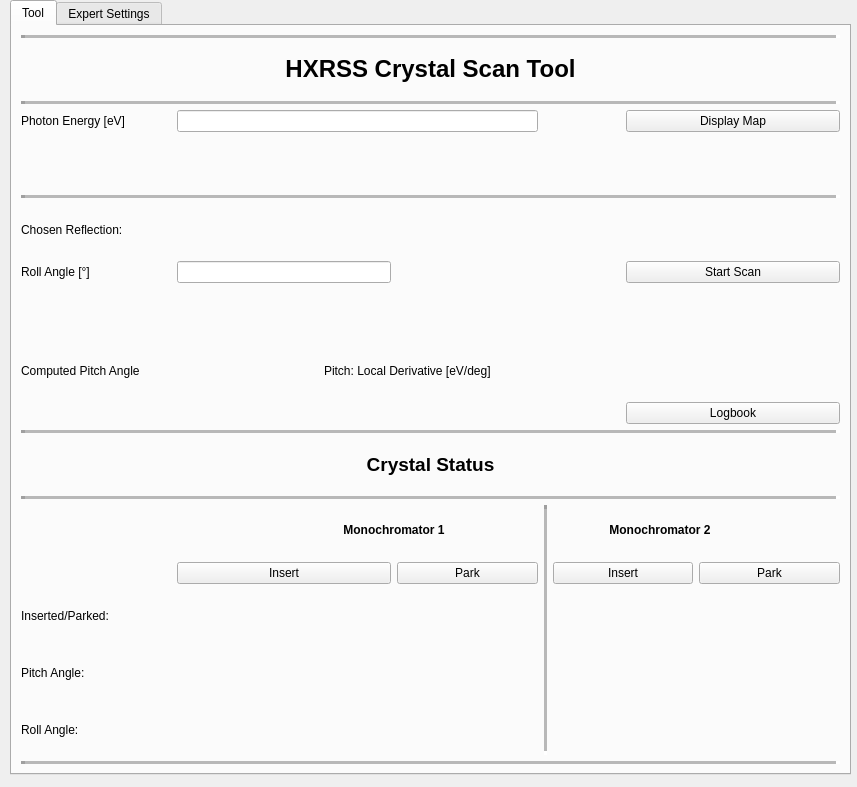
<?xml version="1.0" encoding="UTF-8"?>
<ui version="4.0">
 <class>MainWindow</class>
 <widget class="QMainWindow" name="MainWindow">
  <property name="geometry">
   <rect>
    <x>0</x>
    <y>0</y>
    <width>857</width>
    <height>787</height>
   </rect>
  </property>
  <property name="contextMenuPolicy">
   <enum>Qt::DefaultContextMenu</enum>
  </property>
  <property name="windowTitle">
   <string>HXRSS GUI v0.9</string>
  </property>
  <property name="dockOptions">
   <set>QMainWindow::AllowTabbedDocks|QMainWindow::AnimatedDocks</set>
  </property>
  <property name="unifiedTitleAndToolBarOnMac">
   <bool>false</bool>
  </property>
  <widget class="QWidget" name="centralwidget">
   <widget class="QTabWidget" name="tabWidget">
    <property name="geometry">
     <rect>
      <x>10</x>
      <y>0</y>
      <width>841</width>
      <height>775</height>
     </rect>
    </property>
    <property name="currentIndex">
     <number>0</number>
    </property>
    <widget class="QWidget" name="tab">
     <attribute name="title">
      <string>Tool</string>
     </attribute>
     <layout class="QGridLayout" name="gridLayout">
      <item row="12" column="8" colspan="2">
       <widget class="QLabel" name="computed_pitch_angle_slope_display">
        <property name="text">
         <string/>
        </property>
       </widget>
      </item>
      <item row="7" column="1" colspan="3">
       <widget class="QLineEdit" name="roll_angle_edit"/>
      </item>
      <item row="12" column="0">
       <widget class="QLabel" name="label_23">
        <property name="minimumSize">
         <size>
          <width>150</width>
          <height>0</height>
         </size>
        </property>
        <property name="text">
         <string>Computed Pitch Angle</string>
        </property>
       </widget>
      </item>
      <item row="12" column="1" colspan="2">
       <widget class="QLabel" name="computed_pitch_angle_display">
        <property name="text">
         <string/>
        </property>
       </widget>
      </item>
      <item row="8" column="0" colspan="11">
       <widget class="QLabel" name="calclabel">
        <property name="text">
         <string/>
        </property>
       </widget>
      </item>
      <item row="12" column="3" colspan="3">
       <widget class="QLabel" name="label_25">
        <property name="text">
         <string>Pitch: Local Derivative [eV/deg]</string>
        </property>
       </widget>
      </item>
      <item row="4" column="0" colspan="11">
       <widget class="QLabel" name="loglabel">
        <property name="text">
         <string/>
        </property>
       </widget>
      </item>
      <item row="3" column="1" colspan="5">
       <widget class="QLineEdit" name="photon_energy_edit"/>
      </item>
      <item row="3" column="0">
       <widget class="QLabel" name="label">
        <property name="text">
         <string>Photon Energy [eV]</string>
        </property>
       </widget>
      </item>
      <item row="16" column="0" colspan="11">
       <widget class="QLabel" name="label_27">
        <property name="text">
         <string>&lt;html&gt;&lt;head/&gt;&lt;body&gt;&lt;p align=&quot;center&quot;&gt;&lt;span style=&quot; font-size:14pt; font-weight:600;&quot;&gt;Crystal Status&lt;/span&gt;&lt;/p&gt;&lt;/body&gt;&lt;/html&gt;</string>
        </property>
       </widget>
      </item>
      <item row="15" column="0" colspan="11">
       <widget class="Line" name="line_5">
        <property name="lineWidth">
         <number>4</number>
        </property>
        <property name="midLineWidth">
         <number>4</number>
        </property>
        <property name="orientation">
         <enum>Qt::Horizontal</enum>
        </property>
       </widget>
      </item>
      <item row="22" column="1" colspan="5">
       <widget class="QLabel" name="mono1_pitch_rb_display">
        <property name="text">
         <string>&lt;html&gt;&lt;head/&gt;&lt;body&gt;&lt;p align=&quot;center&quot;/&gt;&lt;/body&gt;&lt;/html&gt;</string>
        </property>
       </widget>
      </item>
      <item row="21" column="1" colspan="5">
       <widget class="QLabel" name="mono1_crystal_inserted_display">
        <property name="text">
         <string>&lt;html&gt;&lt;head/&gt;&lt;body&gt;&lt;p align=&quot;center&quot;/&gt;&lt;/body&gt;&lt;/html&gt;</string>
        </property>
       </widget>
      </item>
      <item row="22" column="0">
       <widget class="QLabel" name="label_40">
        <property name="minimumSize">
         <size>
          <width>150</width>
          <height>0</height>
         </size>
        </property>
        <property name="text">
         <string>Pitch Angle:</string>
        </property>
       </widget>
      </item>
      <item row="7" column="0">
       <widget class="QLabel" name="label_26">
        <property name="text">
         <string>Roll Angle [°]</string>
        </property>
       </widget>
      </item>
      <item row="21" column="7" colspan="3">
       <widget class="QLabel" name="mono2_crystal_inserted_display">
        <property name="text">
         <string>&lt;html&gt;&lt;head/&gt;&lt;body&gt;&lt;p align=&quot;center&quot;/&gt;&lt;/body&gt;&lt;/html&gt;</string>
        </property>
       </widget>
      </item>
      <item row="23" column="1" colspan="5">
       <widget class="QLabel" name="mono1_roll_rb_display">
        <property name="text">
         <string>&lt;!DOCTYPE HTML PUBLIC &quot;-//W3C//DTD HTML 4.0//EN&quot; &quot;http://www.w3.org/TR/REC-html40/strict.dtd&quot;&gt;
&lt;html&gt;&lt;head&gt;&lt;meta name=&quot;qrichtext&quot; content=&quot;1&quot; /&gt;&lt;style type=&quot;text/css&quot;&gt;
p, li { white-space: pre-wrap; }
&lt;/style&gt;&lt;/head&gt;&lt;body style=&quot; font-family:'.AppleSystemUIFont'; font-size:13pt; font-weight:400; font-style:normal;&quot;&gt;
&lt;p align=&quot;center&quot; style=&quot; margin-top:12px; margin-bottom:12px; margin-left:0px; margin-right:0px; -qt-block-indent:0; text-indent:0px;&quot;&gt; &lt;/p&gt;&lt;/body&gt;&lt;/html&gt;</string>
        </property>
       </widget>
      </item>
      <item row="23" column="0">
       <widget class="QLabel" name="label_41">
        <property name="minimumSize">
         <size>
          <width>150</width>
          <height>0</height>
         </size>
        </property>
        <property name="text">
         <string>Roll Angle:</string>
        </property>
       </widget>
      </item>
      <item row="19" column="2" colspan="4">
       <widget class="QLabel" name="label_37">
        <property name="minimumSize">
         <size>
          <width>200</width>
          <height>0</height>
         </size>
        </property>
        <property name="text">
         <string>&lt;html&gt;&lt;head/&gt;&lt;body&gt;&lt;p align=&quot;center&quot;&gt;&lt;span style=&quot; font-weight:600;&quot;&gt;Monochromator 1&lt;/span&gt;&lt;/p&gt;&lt;/body&gt;&lt;/html&gt;</string>
        </property>
       </widget>
      </item>
      <item row="22" column="7" colspan="3">
       <widget class="QLabel" name="mono2_pitch_rb_display">
        <property name="text">
         <string>&lt;html&gt;&lt;head/&gt;&lt;body&gt;&lt;p align=&quot;center&quot;/&gt;&lt;/body&gt;&lt;/html&gt;</string>
        </property>
       </widget>
      </item>
      <item row="23" column="7" colspan="3">
       <widget class="QLabel" name="mono2_roll_rb_display">
        <property name="text">
         <string>&lt;html&gt;&lt;head/&gt;&lt;body&gt;&lt;p align=&quot;center&quot;/&gt;&lt;/body&gt;&lt;/html&gt;</string>
        </property>
       </widget>
      </item>
      <item row="20" column="1" colspan="3">
       <widget class="QPushButton" name="mono1_crystal_insert_button">
        <property name="text">
         <string>Insert</string>
        </property>
       </widget>
      </item>
      <item row="21" column="0">
       <widget class="QLabel" name="label_39">
        <property name="minimumSize">
         <size>
          <width>150</width>
          <height>0</height>
         </size>
        </property>
        <property name="text">
         <string>Inserted/Parked:</string>
        </property>
       </widget>
      </item>
      <item row="20" column="4" colspan="2">
       <widget class="QPushButton" name="mono1_crystal_park_button">
        <property name="minimumSize">
         <size>
          <width>0</width>
          <height>0</height>
         </size>
        </property>
        <property name="text">
         <string>Park</string>
        </property>
       </widget>
      </item>
      <item row="19" column="7" colspan="3">
       <widget class="QLabel" name="label_38">
        <property name="minimumSize">
         <size>
          <width>200</width>
          <height>0</height>
         </size>
        </property>
        <property name="text">
         <string>&lt;html&gt;&lt;head/&gt;&lt;body&gt;&lt;p align=&quot;center&quot;&gt;&lt;span style=&quot; font-weight:600;&quot;&gt;Monochromator 2&lt;/span&gt;&lt;/p&gt;&lt;/body&gt;&lt;/html&gt;</string>
        </property>
       </widget>
      </item>
      <item row="20" column="7" colspan="2">
       <widget class="QPushButton" name="mono2_crystal_insert_button">
        <property name="text">
         <string>Insert</string>
        </property>
       </widget>
      </item>
      <item row="6" column="0">
       <widget class="QLabel" name="label_2">
        <property name="text">
         <string>Chosen Reflection:</string>
        </property>
       </widget>
      </item>
      <item row="5" column="0" colspan="11">
       <widget class="Line" name="line_2">
        <property name="frameShadow">
         <enum>QFrame::Sunken</enum>
        </property>
        <property name="lineWidth">
         <number>4</number>
        </property>
        <property name="midLineWidth">
         <number>4</number>
        </property>
        <property name="orientation">
         <enum>Qt::Horizontal</enum>
        </property>
       </widget>
      </item>
      <item row="0" column="0" colspan="11">
       <widget class="Line" name="line_4">
        <property name="lineWidth">
         <number>4</number>
        </property>
        <property name="midLineWidth">
         <number>4</number>
        </property>
        <property name="orientation">
         <enum>Qt::Horizontal</enum>
        </property>
       </widget>
      </item>
      <item row="7" column="8" colspan="3">
       <widget class="QPushButton" name="apply_button">
        <property name="text">
         <string>Start Scan</string>
        </property>
       </widget>
      </item>
      <item row="24" column="0" colspan="11">
       <widget class="Line" name="line_8">
        <property name="lineWidth">
         <number>4</number>
        </property>
        <property name="midLineWidth">
         <number>4</number>
        </property>
        <property name="orientation">
         <enum>Qt::Horizontal</enum>
        </property>
       </widget>
      </item>
      <item row="6" column="1" colspan="3">
       <widget class="QLabel" name="reflection_display">
        <property name="minimumSize">
         <size>
          <width>100</width>
          <height>0</height>
         </size>
        </property>
        <property name="text">
         <string/>
        </property>
       </widget>
      </item>
      <item row="3" column="8" colspan="3">
       <widget class="QPushButton" name="display_map_button">
        <property name="text">
         <string>Display Map</string>
        </property>
       </widget>
      </item>
      <item row="2" column="0" colspan="11">
       <widget class="Line" name="line_3">
        <property name="lineWidth">
         <number>4</number>
        </property>
        <property name="midLineWidth">
         <number>4</number>
        </property>
        <property name="orientation">
         <enum>Qt::Horizontal</enum>
        </property>
       </widget>
      </item>
      <item row="1" column="0" colspan="11">
       <widget class="QLabel" name="label_24">
        <property name="text">
         <string>&lt;html&gt;&lt;head/&gt;&lt;body&gt;&lt;p align=&quot;center&quot;&gt;&lt;span style=&quot; font-size:18pt; font-weight:600;&quot;&gt;HXRSS Crystal Scan Tool&lt;/span&gt;&lt;/p&gt;&lt;/body&gt;&lt;/html&gt;</string>
        </property>
       </widget>
      </item>
      <item row="17" column="0" colspan="11">
       <widget class="Line" name="line_6">
        <property name="lineWidth">
         <number>4</number>
        </property>
        <property name="midLineWidth">
         <number>4</number>
        </property>
        <property name="orientation">
         <enum>Qt::Horizontal</enum>
        </property>
       </widget>
      </item>
      <item row="20" column="9" colspan="2">
       <widget class="QPushButton" name="mono2_crystal_park_button">
        <property name="text">
         <string>Park</string>
        </property>
       </widget>
      </item>
      <item row="19" column="6" rowspan="5">
       <widget class="Line" name="line_7">
        <property name="lineWidth">
         <number>4</number>
        </property>
        <property name="midLineWidth">
         <number>4</number>
        </property>
        <property name="orientation">
         <enum>Qt::Vertical</enum>
        </property>
       </widget>
      </item>
      <item row="13" column="8" colspan="3">
       <widget class="QPushButton" name="logbook">
        <property name="text">
         <string>Logbook</string>
        </property>
       </widget>
      </item>
     </layout>
    </widget>
    <widget class="QWidget" name="tab_2">
     <attribute name="title">
      <string>Expert Settings</string>
     </attribute>
     <widget class="QPushButton" name="params_report_button">
      <property name="geometry">
       <rect>
        <x>70</x>
        <y>110</y>
        <width>171</width>
        <height>21</height>
       </rect>
      </property>
      <property name="text">
       <string>Report Params</string>
      </property>
     </widget>
     <widget class="QPushButton" name="params_default_button">
      <property name="geometry">
       <rect>
        <x>70</x>
        <y>140</y>
        <width>171</width>
        <height>21</height>
       </rect>
      </property>
      <property name="text">
       <string>Default Params</string>
      </property>
     </widget>
     <widget class="QPushButton" name="params_fromDOOCS_button">
      <property name="geometry">
       <rect>
        <x>70</x>
        <y>170</y>
        <width>171</width>
        <height>21</height>
       </rect>
      </property>
      <property name="text">
       <string>Load Params from DOOCS</string>
      </property>
     </widget>
     <widget class="QGroupBox" name="groupBox">
      <property name="geometry">
       <rect>
        <x>60</x>
        <y>550</y>
        <width>701</width>
        <height>141</height>
       </rect>
      </property>
      <property name="title">
       <string>Monochromator crystal essentials</string>
      </property>
      <widget class="QLabel" name="label_3">
       <property name="geometry">
        <rect>
         <x>310</x>
         <y>30</y>
         <width>151</width>
         <height>20</height>
        </rect>
       </property>
       <property name="text">
        <string>mono2</string>
       </property>
       <property name="alignment">
        <set>Qt::AlignCenter</set>
       </property>
      </widget>
      <widget class="QLabel" name="label_4">
       <property name="geometry">
        <rect>
         <x>130</x>
         <y>30</y>
         <width>141</width>
         <height>16</height>
        </rect>
       </property>
       <property name="text">
        <string>mono1</string>
       </property>
       <property name="alignment">
        <set>Qt::AlignCenter</set>
       </property>
      </widget>
      <widget class="QLabel" name="mono2_pitch_sp_display">
       <property name="geometry">
        <rect>
         <x>300</x>
         <y>70</y>
         <width>81</width>
         <height>20</height>
        </rect>
       </property>
       <property name="text">
        <string>TextLabel</string>
       </property>
      </widget>
      <widget class="QLabel" name="mono2_roll_sp_display">
       <property name="geometry">
        <rect>
         <x>300</x>
         <y>90</y>
         <width>81</width>
         <height>20</height>
        </rect>
       </property>
       <property name="text">
        <string>TextLabel</string>
       </property>
      </widget>
      <widget class="QLabel" name="label_5">
       <property name="geometry">
        <rect>
         <x>20</x>
         <y>70</y>
         <width>91</width>
         <height>20</height>
        </rect>
       </property>
       <property name="text">
        <string>pitch angle</string>
       </property>
      </widget>
      <widget class="QLabel" name="label_6">
       <property name="geometry">
        <rect>
         <x>20</x>
         <y>90</y>
         <width>91</width>
         <height>21</height>
        </rect>
       </property>
       <property name="text">
        <string>roll angle</string>
       </property>
      </widget>
      <widget class="QLabel" name="mono1_pitch_sp_display">
       <property name="geometry">
        <rect>
         <x>120</x>
         <y>70</y>
         <width>81</width>
         <height>20</height>
        </rect>
       </property>
       <property name="text">
        <string>TextLabel</string>
       </property>
      </widget>
      <widget class="QLabel" name="mono1_roll_sp_display">
       <property name="geometry">
        <rect>
         <x>120</x>
         <y>90</y>
         <width>81</width>
         <height>20</height>
        </rect>
       </property>
       <property name="text">
        <string>TextLabel</string>
       </property>
      </widget>
      <widget class="QLabel" name="label_7">
       <property name="geometry">
        <rect>
         <x>120</x>
         <y>50</y>
         <width>71</width>
         <height>16</height>
        </rect>
       </property>
       <property name="text">
        <string>setpoint</string>
       </property>
       <property name="alignment">
        <set>Qt::AlignCenter</set>
       </property>
      </widget>
      <widget class="QLabel" name="label_8">
       <property name="geometry">
        <rect>
         <x>300</x>
         <y>50</y>
         <width>71</width>
         <height>16</height>
        </rect>
       </property>
       <property name="text">
        <string>setpoint</string>
       </property>
       <property name="alignment">
        <set>Qt::AlignCenter</set>
       </property>
      </widget>
      <widget class="QLabel" name="label_13">
       <property name="geometry">
        <rect>
         <x>210</x>
         <y>50</y>
         <width>71</width>
         <height>16</height>
        </rect>
       </property>
       <property name="text">
        <string>readback</string>
       </property>
       <property name="alignment">
        <set>Qt::AlignCenter</set>
       </property>
      </widget>
      <widget class="QLabel" name="label_14">
       <property name="geometry">
        <rect>
         <x>400</x>
         <y>50</y>
         <width>71</width>
         <height>16</height>
        </rect>
       </property>
       <property name="text">
        <string>readback</string>
       </property>
       <property name="alignment">
        <set>Qt::AlignCenter</set>
       </property>
      </widget>
     </widget>
     <widget class="QGroupBox" name="groupBox_2">
      <property name="geometry">
       <rect>
        <x>60</x>
        <y>260</y>
        <width>701</width>
        <height>141</height>
       </rect>
      </property>
      <property name="title">
       <string>undulator segments (SASE2 &quot;colors&quot;)</string>
      </property>
      <widget class="QLabel" name="label_9">
       <property name="geometry">
        <rect>
         <x>10</x>
         <y>50</y>
         <width>71</width>
         <height>21</height>
        </rect>
       </property>
       <property name="text">
        <string>Color 1</string>
       </property>
      </widget>
      <widget class="QLabel" name="label_10">
       <property name="geometry">
        <rect>
         <x>100</x>
         <y>30</y>
         <width>81</width>
         <height>20</height>
        </rect>
       </property>
       <property name="text">
        <string>Detuning</string>
       </property>
      </widget>
      <widget class="QLabel" name="label_11">
       <property name="geometry">
        <rect>
         <x>190</x>
         <y>30</y>
         <width>121</width>
         <height>21</height>
        </rect>
       </property>
       <property name="text">
        <string>resulting setpoint</string>
       </property>
      </widget>
      <widget class="QLabel" name="color1_sp_display">
       <property name="geometry">
        <rect>
         <x>190</x>
         <y>50</y>
         <width>121</width>
         <height>21</height>
        </rect>
       </property>
       <property name="text">
        <string/>
       </property>
      </widget>
      <widget class="QLabel" name="color2_sp_display">
       <property name="geometry">
        <rect>
         <x>190</x>
         <y>80</y>
         <width>121</width>
         <height>21</height>
        </rect>
       </property>
       <property name="text">
        <string/>
       </property>
      </widget>
      <widget class="QLabel" name="color3_sp_display">
       <property name="geometry">
        <rect>
         <x>190</x>
         <y>110</y>
         <width>121</width>
         <height>21</height>
        </rect>
       </property>
       <property name="text">
        <string/>
       </property>
      </widget>
      <widget class="QLabel" name="label_15">
       <property name="geometry">
        <rect>
         <x>10</x>
         <y>80</y>
         <width>71</width>
         <height>21</height>
        </rect>
       </property>
       <property name="text">
        <string>Color 2</string>
       </property>
      </widget>
      <widget class="QLabel" name="label_16">
       <property name="geometry">
        <rect>
         <x>10</x>
         <y>110</y>
         <width>71</width>
         <height>21</height>
        </rect>
       </property>
       <property name="text">
        <string>Color 3</string>
       </property>
      </widget>
      <widget class="QLineEdit" name="color1_detuning_edit">
       <property name="geometry">
        <rect>
         <x>100</x>
         <y>50</y>
         <width>61</width>
         <height>23</height>
        </rect>
       </property>
       <property name="text">
        <string>0</string>
       </property>
       <property name="readOnly">
        <bool>true</bool>
       </property>
      </widget>
      <widget class="QLineEdit" name="color2_detuning_edit">
       <property name="geometry">
        <rect>
         <x>100</x>
         <y>80</y>
         <width>61</width>
         <height>23</height>
        </rect>
       </property>
       <property name="text">
        <string>0</string>
       </property>
       <property name="readOnly">
        <bool>true</bool>
       </property>
      </widget>
      <widget class="QLineEdit" name="color3_detuning_edit">
       <property name="geometry">
        <rect>
         <x>100</x>
         <y>110</y>
         <width>61</width>
         <height>23</height>
        </rect>
       </property>
       <property name="text">
        <string>0</string>
       </property>
       <property name="readOnly">
        <bool>true</bool>
       </property>
      </widget>
      <widget class="QLabel" name="label_12">
       <property name="geometry">
        <rect>
         <x>330</x>
         <y>30</y>
         <width>121</width>
         <height>21</height>
        </rect>
       </property>
       <property name="text">
        <string>readback value</string>
       </property>
      </widget>
      <widget class="QLabel" name="color3_rb_display">
       <property name="geometry">
        <rect>
         <x>330</x>
         <y>110</y>
         <width>121</width>
         <height>21</height>
        </rect>
       </property>
       <property name="text">
        <string/>
       </property>
      </widget>
      <widget class="QLabel" name="color1_rb_display">
       <property name="geometry">
        <rect>
         <x>330</x>
         <y>50</y>
         <width>121</width>
         <height>21</height>
        </rect>
       </property>
       <property name="text">
        <string/>
       </property>
      </widget>
      <widget class="QLabel" name="color2_rb_display">
       <property name="geometry">
        <rect>
         <x>330</x>
         <y>80</y>
         <width>121</width>
         <height>21</height>
        </rect>
       </property>
       <property name="text">
        <string/>
       </property>
      </widget>
     </widget>
     <widget class="QGroupBox" name="groupBox_3">
      <property name="geometry">
       <rect>
        <x>60</x>
        <y>430</y>
        <width>701</width>
        <height>101</height>
       </rect>
      </property>
      <property name="title">
       <string>Machine I/O</string>
      </property>
      <widget class="QLabel" name="label_19">
       <property name="geometry">
        <rect>
         <x>10</x>
         <y>50</y>
         <width>191</width>
         <height>21</height>
        </rect>
       </property>
       <property name="text">
        <string>I/O processing time [ms]</string>
       </property>
       <property name="alignment">
        <set>Qt::AlignLeading|Qt::AlignLeft|Qt::AlignVCenter</set>
       </property>
      </widget>
      <widget class="QLabel" name="label_17">
       <property name="geometry">
        <rect>
         <x>10</x>
         <y>30</y>
         <width>191</width>
         <height>21</height>
        </rect>
       </property>
       <property name="text">
        <string>last tag ID seen from thread</string>
       </property>
       <property name="alignment">
        <set>Qt::AlignLeading|Qt::AlignLeft|Qt::AlignVCenter</set>
       </property>
      </widget>
      <widget class="QLabel" name="io_processingtime_display">
       <property name="geometry">
        <rect>
         <x>210</x>
         <y>50</y>
         <width>91</width>
         <height>21</height>
        </rect>
       </property>
       <property name="text">
        <string/>
       </property>
      </widget>
      <widget class="QLabel" name="io_msgtag_display">
       <property name="geometry">
        <rect>
         <x>210</x>
         <y>30</y>
         <width>91</width>
         <height>21</height>
        </rect>
       </property>
       <property name="text">
        <string/>
       </property>
      </widget>
      <widget class="QLabel" name="io_msgage_display">
       <property name="geometry">
        <rect>
         <x>210</x>
         <y>70</y>
         <width>91</width>
         <height>21</height>
        </rect>
       </property>
       <property name="text">
        <string/>
       </property>
      </widget>
      <widget class="QLabel" name="label_18">
       <property name="geometry">
        <rect>
         <x>10</x>
         <y>70</y>
         <width>191</width>
         <height>21</height>
        </rect>
       </property>
       <property name="text">
        <string>age of last msg [s]</string>
       </property>
       <property name="alignment">
        <set>Qt::AlignLeading|Qt::AlignLeft|Qt::AlignVCenter</set>
       </property>
      </widget>
      <widget class="QCheckBox" name="io_threaddbg_checkbox">
       <property name="geometry">
        <rect>
         <x>320</x>
         <y>30</y>
         <width>151</width>
         <height>21</height>
        </rect>
       </property>
       <property name="text">
        <string>dbg I/O thread</string>
       </property>
      </widget>
     </widget>
     <widget class="QGroupBox" name="groupBox_4">
      <property name="geometry">
       <rect>
        <x>60</x>
        <y>60</y>
        <width>711</width>
        <height>171</height>
       </rect>
      </property>
      <property name="title">
       <string>Update Parameters</string>
      </property>
      <widget class="QPushButton" name="update_table_button">
       <property name="geometry">
        <rect>
         <x>240</x>
         <y>50</y>
         <width>171</width>
         <height>21</height>
        </rect>
       </property>
       <property name="text">
        <string>Update Config Table</string>
       </property>
      </widget>
     </widget>
     <zorder>groupBox_4</zorder>
     <zorder>params_report_button</zorder>
     <zorder>params_default_button</zorder>
     <zorder>params_fromDOOCS_button</zorder>
     <zorder>groupBox</zorder>
     <zorder>groupBox_2</zorder>
     <zorder>groupBox_3</zorder>
    </widget>
   </widget>
  </widget>
  <widget class="QMenuBar" name="menubar">
   <property name="enabled">
    <bool>true</bool>
   </property>
   <property name="geometry">
    <rect>
     <x>0</x>
     <y>0</y>
     <width>857</width>
     <height>24</height>
    </rect>
   </property>
   <property name="defaultUp">
    <bool>false</bool>
   </property>
   <property name="nativeMenuBar">
    <bool>true</bool>
   </property>
  </widget>
  <action name="actionExpert_Settings">
   <property name="text">
    <string>Expert Settings</string>
   </property>
  </action>
 </widget>
 <resources/>
 <connections/>
</ui>
